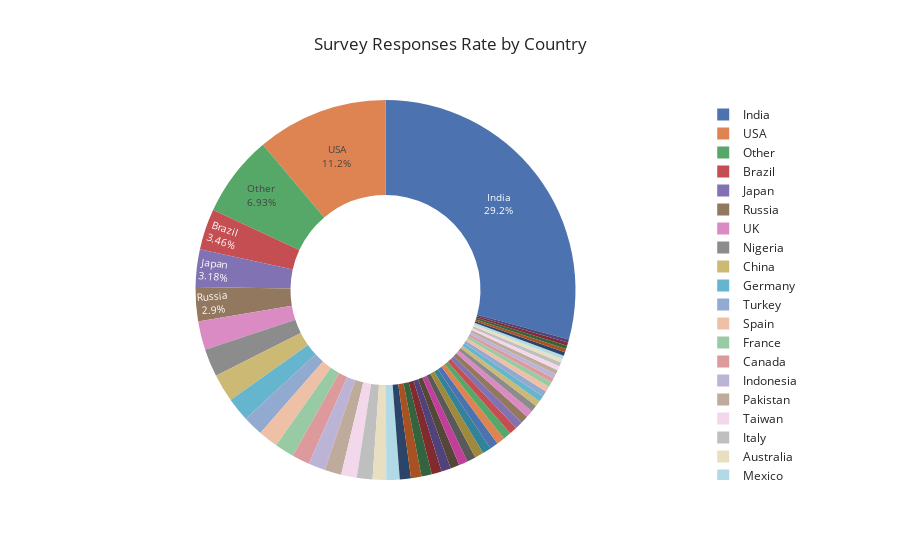

This figure's notebook cell:
### Markdown cell above
## 1. Responses Rate by Country

The response rate for Indians is the highest about 29.2%(5,850 people). It is about 2.6 times higher than the second-ranked country, the USA.

### Code cell
full_pie = px.pie(full_data, full_data.columns[3],
                 title='Survey Responses Rate by Country',
                 template='seaborn', hole=0.5)
full_pie.update_traces(textposition='inside', textinfo='percent+label')
full_pie.update_layout(uniformtext_minsize=10, uniformtext_mode='hide')
full_pie.show()

### Figure 1 — Plotly figure (JSON) as saved in the notebook; plotly's stock layout.template omitted (floating-point values rounded to 4 significant figures; data arrays with more than 128 entries replaced by an {"elided": "..."} marker saying what was removed)
{"data": [{"domain": {"x": [0, 1], "y": [0, 1]}, "hole": 0.5, "hovertemplate": "Q3=%{label}<extra></extra>", "labels": {"elided": "20036 str values"}, "legendgroup": "", "name": "", "showlegend": true, "textinfo": "percent+label", "textposition": "inside", "type": "pie"}], "layout": {"legend": {"tracegroupgap": 0}, "title": {"text": "Survey Responses Rate by Country"}, "uniformtext": {"minsize": 10, "mode": "hide"}}}
